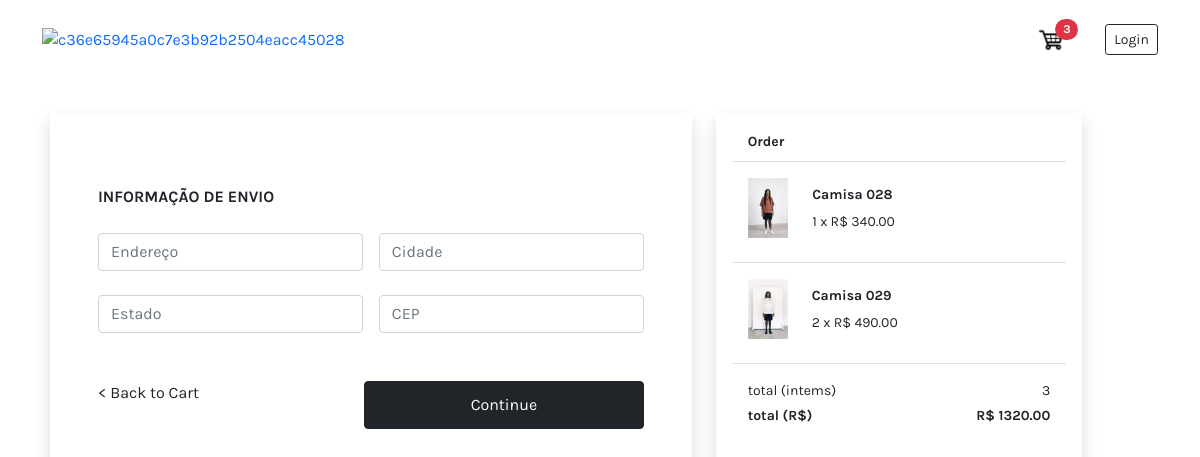
The app's page /checkout (signed in), older data.
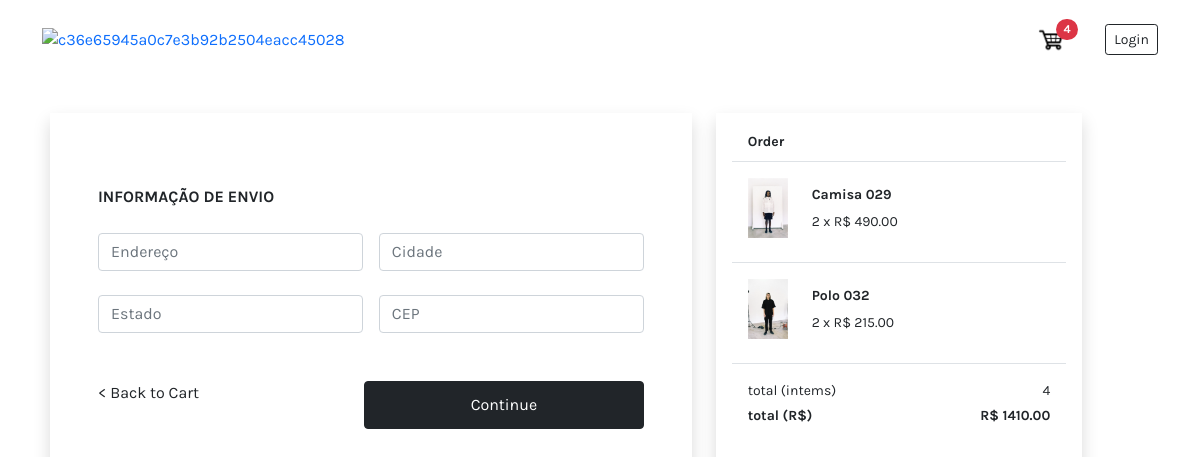
The same page, newer data.
### store/models.py (models this page shows, shortened)
class OrderItem(models.Model):
    product = models.ForeignKey(Product, on_delete=models.SET_NULL, null=True)
    order = models.ForeignKey(Order, on_delete=models.SET_NULL, null=True)
    quantity = models.IntegerField(default=0, null=True, blank=True)
    created_at = models.DateTimeField(auto_now_add=True)
    @property
    def get_total(self):
        total = self.product.price * self.quantity
        return total

class Product(models.Model):
    product_code = models.CharField(max_length=5, unique=True)
    name = models.CharField(max_length=30, null=False)
    price = models.FloatField()
    image = models.ImageField(null=True, blank=True)
    description = models.TextField(null=True, blank=True, max_length=200)
    @property
    def imageURL(self):
        try:
            url = self.image.url
        except:
            url = ''
        return url

class Order(models.Model):
    customer = models.ForeignKey(Customer, on_delete=models.SET_NULL, blank=True, null=True)
    created_at = models.DateField(auto_now_add=True)
    complete = models.BooleanField(default=False)
    transaction_id = models.CharField(max_length=10, null=True)
    @property
    def get_cart_total(self):
        orderitems = self.orderitem_set.all()
        total = sum([item.get_total for item in orderitems])
        return total
    @property
    def get_cart_items(self):
        orderitems = self.orderitem_set.all()
        total = sum([item.quantity for item in orderitems])
        return total

### store/views.py (the view)
# urls.py: path('checkout', views.checkout, name='checkout'),
def checkout(request):
    if request.user.is_authenticated:
        customer = request.user.customer
        order, created = Order.objects.get_or_create(customer=customer, complete=False)
        items = order.orderitem_set.all()
        cartItems = order.get_cart_items
    else:
        items = []
        order = {'get_cart_total':0, 'get_cart_items':0}
        cartItems = order['get_cart_items']
    context = {
        'items': items,
        'order': order,
        'cartItems': cartItems
    }
    return render(request, 'store/checkout.html', context)

### store/templates/store/checkout.html (shortened to what this page needs)
{% extends 'store/main.html' %}
{% block content %}
<div class="container mt-5" style="max-width: 1100px;">
  <div class="row">
    <div class="col-7 me-4 p-5 shadow">
      <form class="w-100" id="form">
        <div id="shipping-info">
          <p class="fw-bold my-4">INFORMAÇÃO DE ENVIO</p>
          <div class="d-flex justify-content-between pb-4">
            <input type="text" placeholder="Endereço" name="address" class="form-control me-2">
            <input type="email" placeholder="Cidade" name="city" class="form-control ms-2">
          </div>
          <div class="d-flex justify-content-between pb-4">
            <input type="text" placeholder="Estado" name="state" class="form-control me-2">
            <input type="email" placeholder="CEP" name="zipcode" class="form-control ms-2">
          </div>
        </div>
        <div class="d-flex justify-content-between py-4">
          <a class="text-reset mb-4 w-100" href="{% url 'cart' %}">< Back to Cart</a>
          <input type="submit" class="btn btn-dark w-100" id="form-btn" value="Continue">
        </div>
      </form>
    </div>
    <div class="col-4 p-3 shadow">
      <small class="fw-bold ms-3">Order</small>
      <div style="overflow: auto; max-height: 350px;">
        {% for item in items %}
          <div class="d-flex w-100 my-2 p-3 justify-content-between border-top">
            <div class="d-flex">
              <img src="{{ item.product.imageURL }}" alt="" style="height: 60px;">
              <div class="ms-4 align-items-center my-auto">
                <small class="d-block fw-bold mb-1">{{item.product.name}}</small>
                <small>{{item.quantity}} x R$ {{item.product.price|floatformat:2}}</small>
              </div>
            </div>
          </div>
        {% endfor %}
      </div>
      <div class="px-3 pt-3 d-flex justify-content-between border-top">
        <small>total (intems)</small>
        <small>{{order.get_cart_items}}</small>
      </div>
      <div class="px-3 pt-1 d-flex justify-content-between">
        <small class="fw-bold">total (R$)</small>
        <small class="fw-bold">R$ {{order.get_cart_total|floatformat:2}}</small>
      </div>
    </div>
  </div>
</div>
{% endblock content %}

Row changes from the older to the newer data that the page shows:
removed OrderItem: product.imageURL (picture), product.name "Camisa 028", quantity "1", product.price "340.00"
added OrderItem: product.imageURL (picture), product.name "Polo 032", quantity "2", product.price "215.00"
computed for Order: get_cart_items "3" → "4"; get_cart_total "1320.00" → "1410.00"
Text that changed along with them:
{{ cartItems }}: "3" → "4"
